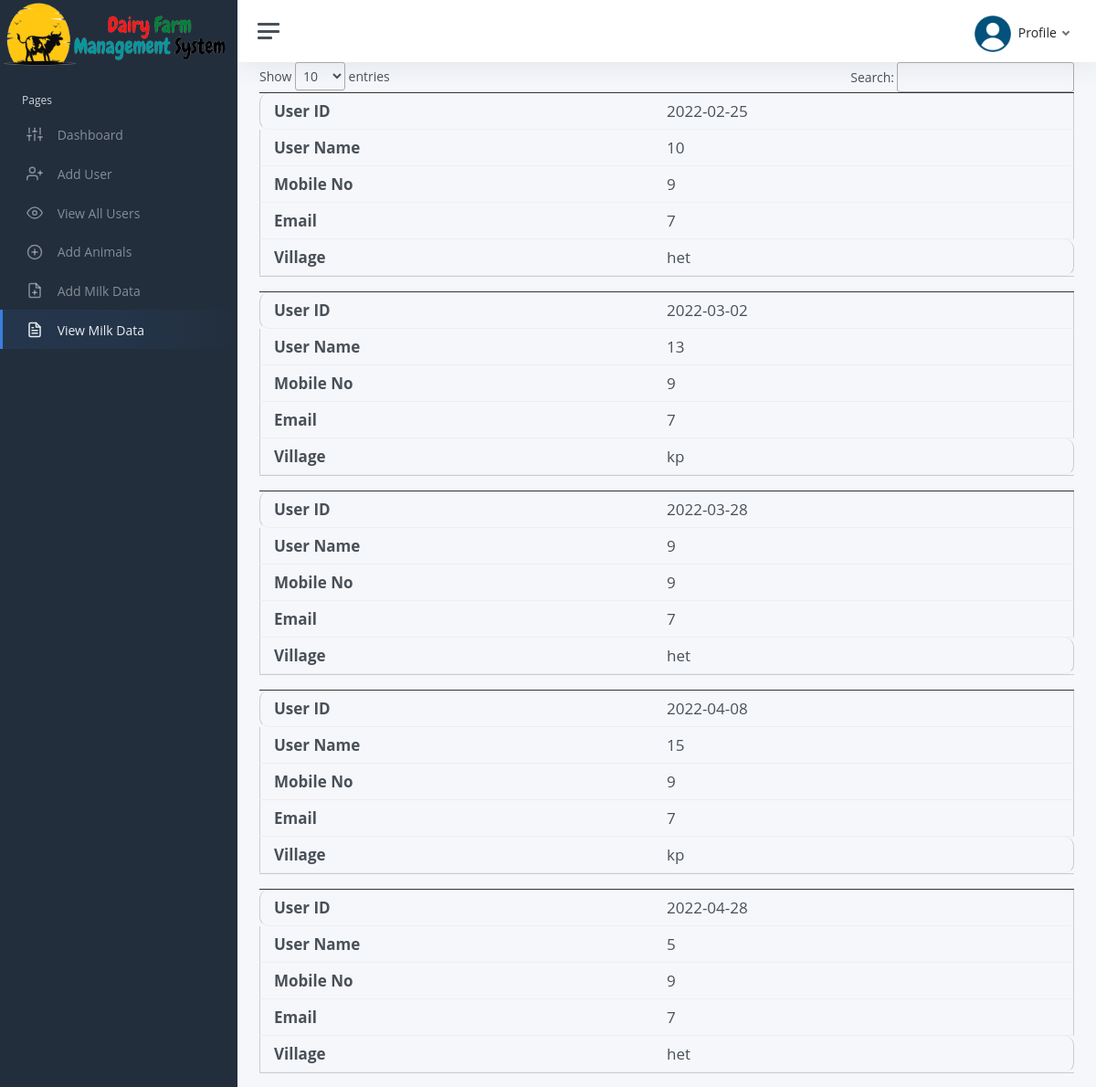
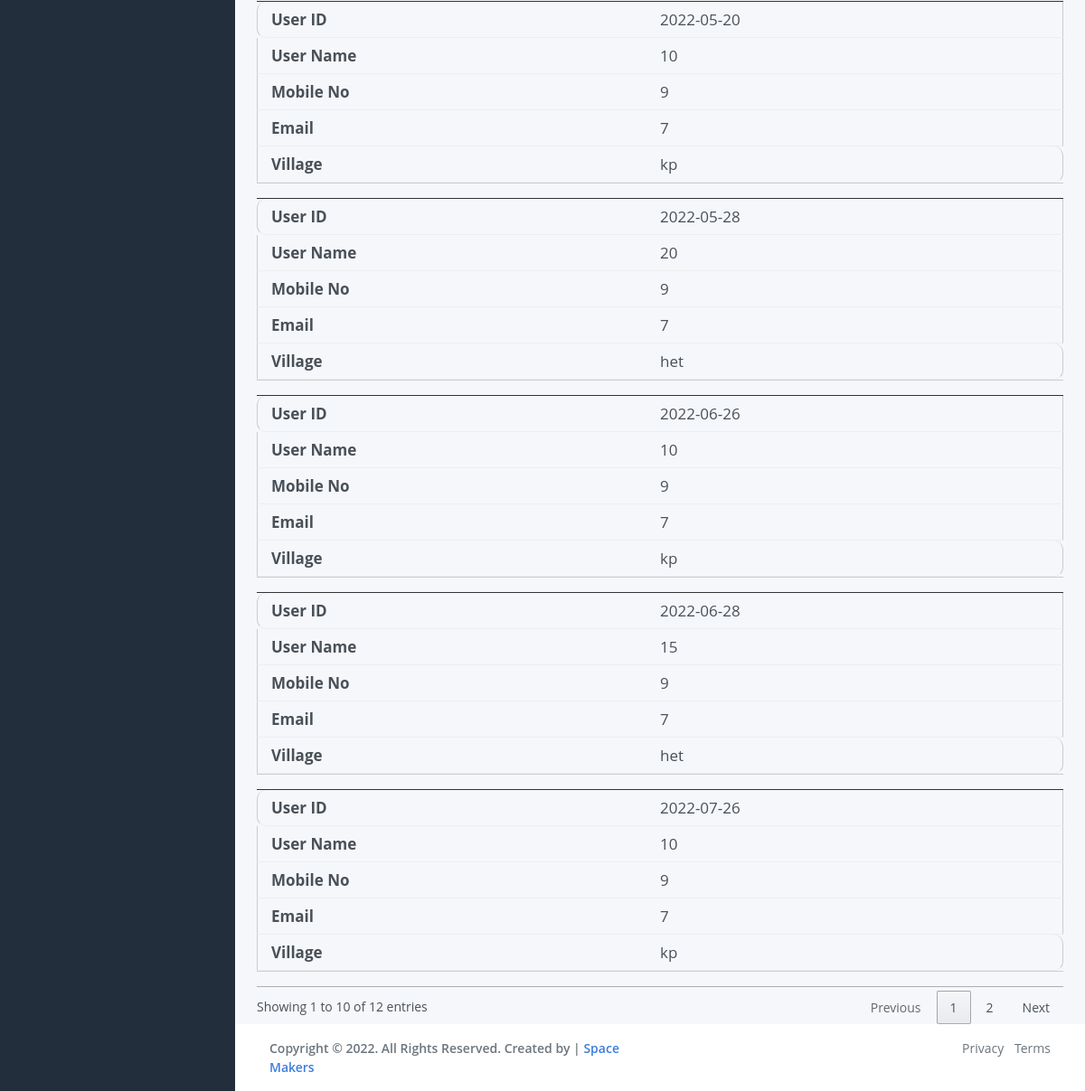
The app's page /d_attendent/view_milk_data.php (signed in) with its own data (2 pictures, top to bottom).
### tables this page shows
CREATE TABLE `milk_collection` (
  `milk_id` int(11) NOT NULL,
  `user_id` varchar(20) NOT NULL,
  `dairy_id` varchar(20) DEFAULT NULL,
  `total_animal` int(10) DEFAULT NULL,
  `liter` int(10) NOT NULL,
  `fat` int(20) NOT NULL,
  `snf` int(11) NOT NULL,
  `date` date NOT NULL DEFAULT current_timestamp(),
  `year` year(4) NOT NULL DEFAULT current_timestamp()
);

CREATE TABLE `user` (
  `user_id` int(20) NOT NULL,
  `role` enum('Admin','dairy attendent','user') NOT NULL,
  `user_name` varchar(20) NOT NULL,
  `password` varchar(20) NOT NULL,
  `mobile_no` bigint(11) NOT NULL,
  `email` varchar(255) NOT NULL,
  `village` varchar(20) NOT NULL,
  `taluka` varchar(20) NOT NULL,
  `district` varchar(20) NOT NULL,
  `state` varchar(20) NOT NULL
);

### d_attendent/view_milk_data.php (the view, shortened to what this page needs)
<?php
$con = mysqli_connect("localhost", "root", "", "dairy_management");
$user_id = $_SESSION['user_id'];
$data = mysqli_query($con, "select dairy_id from dairy_owner where user_id='$user_id'");
$res = mysqli_fetch_assoc($data);
$dairy_id = $res["dairy_id"];
?>
<head>
	<link href="https://cdn.jsdelivr.net/npm/bootstrap@5.2.0/dist/css/bootstrap.min.css" rel="stylesheet">
	<link rel="stylesheet" type="text/css" href="https://cdn.datatables.net/1.12.1/css/jquery.dataTables.css">
	<link href="css/app.css" rel="stylesheet">
</head>
<body>
	<?php
	include "sidebar/view_milk_data.php"
	?>
	<?php
	include "header.php"
	?>
	<main class="d-flex w-100">
		<div class="container d-flex flex-column">
			</head>
			<body>
				<table id="table_id">
					<tbody>
						<?php
						$query = mysqli_query($con, "select liter,fat,snf,date,user.user_name from milk_collection,user where user.user_id=milk_collection.user_id AND milk_collection.dairy_id='$dairy_id'");
						while ($result1 = mysqli_fetch_assoc($query)) {
							echo "
   <tr>
   <td>" . $result1['date'] . "</td>
   <td>" . $result1['liter'] . "</td>
   <td>" . $result1['fat'] . "</td>
   <td>" . $result1['snf'] . "</td>
   <td>" . $result1['user_name'] . "</td>
   </tr>
   ";
						}
						?>
					</tbody>
				</table>
	</main>
</body>
</html>
<?php
include "footer.php"
?>
</body>
</html>

### d_attendent/view_milk_data.php (style rules this page uses)
body { counter-reset: my-sec-counter; font-family: 'Open Sans', sans-serif; font-size: 14px; }
table { width: 100%; border-collapse: collapse; }
table td:first-child { border-radius: 10px 0 0 10px; }
table td:last-child { border-radius: 0 10px 10px 0; }
td, th { font-size: 17px; padding: 5px; border: 1px solid #ccc; text-align: left; }
tr:nth-of-type(even) { background-color: White; }
@media only screen and (max-width: 760px),
				(min-device-width: 768px) and (max-device-width: 1024px) { table { margin-top: 106px; } }
@media only screen and (max-width: 760px),
				(min-device-width: 768px) and (max-device-width: 1024px) { table, thead, tbody, th, td, tr { display: block; } }
@media only screen and (max-width: 760px),
				(min-device-width: 768px) and (max-device-width: 1024px) { tr { margin: 0 0 1rem 0; overflow: auto; border-bottom: 1px solid #ccc; } }
@media only screen and (max-width: 760px),
				(min-device-width: 768px) and (max-device-width: 1024px) { tbody tr:before { counter-increment: my-sec-counter; content: ""; background-color: #333; display: block; height: 1px; } }
@media only screen and (max-width: 760px),
				(min-device-width: 768px) and (max-device-width: 1024px) { tr:nth-child(odd) { background: #ccc; } }
@media only screen and (max-width: 760px),
				(min-device-width: 768px) and (max-device-width: 1024px) { td { border: none; border-bottom: 1px solid #eee; margin-right: 0%; display: block; border-right: 1px solid #ccc; border-left: 1px solid #ccc; box-sizing: border-box; } }
@media only screen and (max-width: 760px),
				(min-device-width: 768px) and (max-device-width: 1024px) { td:before { font-weight: bold; width: 50%; float: left; box-sizing: border-box; padding-left: 5px; } }
@media only screen and (max-width: 760px),
				(min-device-width: 768px) and (max-device-width: 1024px) { td:nth-of-type(1):before { content: "User ID"; } }
@media only screen and (max-width: 760px),
				(min-device-width: 768px) and (max-device-width: 1024px) { td:nth-of-type(2):before { content: "User Name"; } }
@media only screen and (max-width: 760px),
				(min-device-width: 768px) and (max-device-width: 1024px) { td:nth-of-type(3):before { content: "Mobile No"; } }
@media only screen and (max-width: 760px),
				(min-device-width: 768px) and (max-device-width: 1024px) { td:nth-of-type(4):before { content: "Email"; } }
@media only screen and (max-width: 760px),
				(min-device-width: 768px) and (max-device-width: 1024px) { td:nth-of-type(5):before { content: "Village"; } }

### records on screen
milk_collection: date "2022-07-26", liter "10", fat "9", snf "7", user.user_name "kp"
milk_collection: date "2022-06-28", liter "15", fat "9", snf "7", user.user_name "het"
milk_collection: date "2022-06-26", liter "10", fat "9", snf "7", user.user_name "kp"
milk_collection: date "2022-05-28", liter "20", fat "9", snf "7", user.user_name "het"
milk_collection: date "2022-05-20", liter "10", fat "9", snf "7", user.user_name "kp"
milk_collection: date "2022-04-28", liter "5", fat "9", snf "7", user.user_name "het"
milk_collection: date "2022-04-08", liter "15", fat "9", snf "7", user.user_name "kp"
milk_collection: date "2022-03-28", liter "9", fat "9", snf "7", user.user_name "het"
milk_collection: date "2022-03-02", liter "13", fat "9", snf "7", user.user_name "kp"
milk_collection: date "2022-02-25", liter "10", fat "9", snf "7", user.user_name "het"
